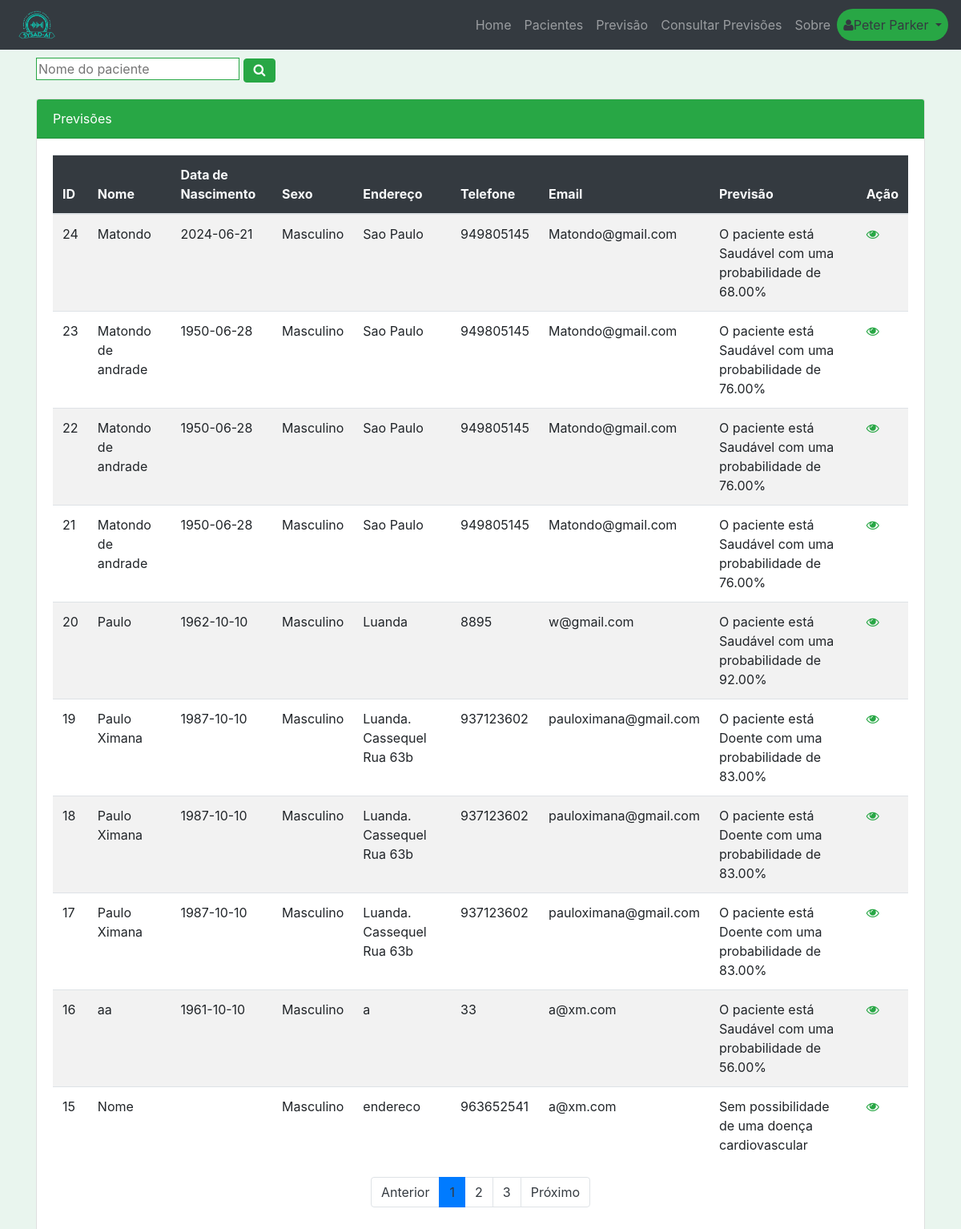
The page /consultaPaciente (signed in) on the database as committed earlier.
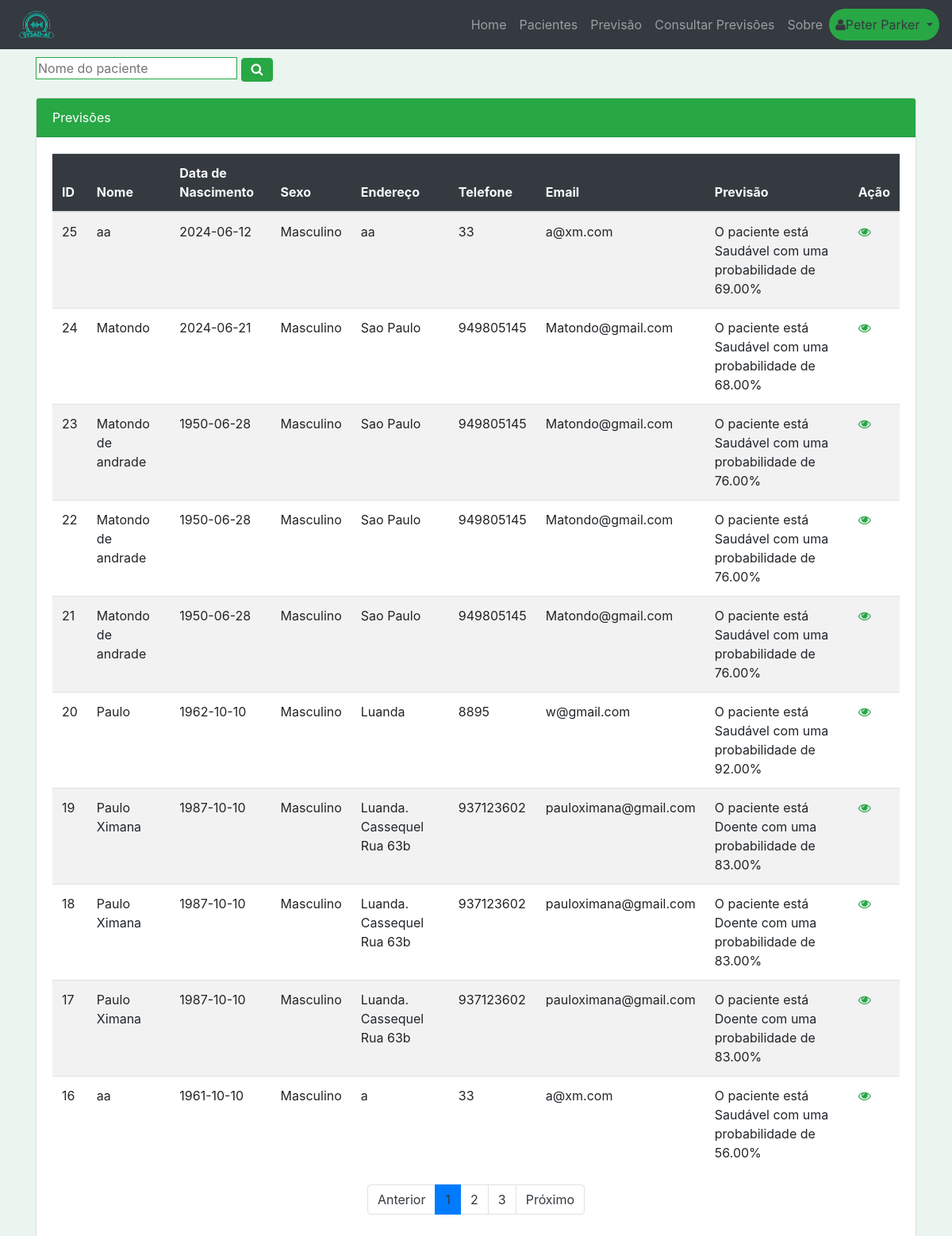
The same page on the database as committed later.
### tables this page shows
CREATE TABLE "previsao" (
	"id"	INTEGER,
	"id_paciente"	INTEGER,
	"id_profissional"	INTEGER,
	"data"	DATETIME DEFAULT CURRENT_TIMESTAMP,
	"dor_toracica"	TEXT,
	"ta"	TEXT,
	"colesterol"	INTEGER,
	"glicemia"	TEXT,
	"resultados_eletrocardiograficos"	TEXT,
	"frequencia_cardiaca"	INTEGER,
	"angina"	TEXT,
	"oldpeak"	TEXT,
	"inclinacao_st"	TEXT,
	"num_vasos_principais"	INTEGER,
	"talassemia"	TEXT,
	"previsao"	TEXT,
	FOREIGN KEY("id_profissional") REFERENCES "profissional"("id"),
	PRIMARY KEY("id" AUTOINCREMENT),
	FOREIGN KEY("id_paciente") REFERENCES "paciente"("id")
);

CREATE TABLE "paciente" (
	"id"	INTEGER,
	"nome"	TEXT NOT NULL,
	"data_nascimento"	TEXT NOT NULL,
	"sexo"	TEXT NOT NULL,
	"endereco"	TEXT,
	"telefone"	TEXT,
	"email"	TEXT NOT NULL,
	"data_cadastro"	DATETIME DEFAULT CURRENT_TIMESTAMP,
	PRIMARY KEY("id" AUTOINCREMENT)
);

### app.py (the view)
@app.route('/consultaPaciente')
def consultaPaciente():
    if 'user_id' in session:
        user_id = session['user_id']
        db = get_db()
        cursor = db.cursor()
        page = request.args.get('page', 1, type=int)
        per_page = 10  # Número de registros por página
        offset = (page - 1) * per_page
        cursor.execute('''
            SELECT paciente.*, previsao.previsao, previsao.id_profissional
            FROM paciente
            JOIN previsao ON previsao.id_paciente = paciente.id
            WHERE previsao.id_profissional = ?
            ORDER BY paciente.id DESC
            LIMIT ? OFFSET ?
        ''', (user_id, per_page, offset))
        pacientes = cursor.fetchall()
        cursor.execute('''
            SELECT COUNT(*)
            FROM paciente
            JOIN previsao ON previsao.id_paciente = paciente.id
            WHERE previsao.id_profissional = ?
        ''', (user_id,))
        total_pacientes = cursor.fetchone()[0]
        total_pages = (total_pacientes + per_page - 1) // per_page
        return render_template('consultaPaciente.html', pacientes=pacientes, page=page, total_pages=total_pages)
    return redirect(url_for('login'))

### app.py (called while the page is built)
def get_db():
    conn = sqlite3.connect(DATABASE)
    conn.row_factory = sqlite3.Row
    return conn

### templates/consultaPaciente.html (shortened to what this page needs)
{% extends "base.html" %}
{% block content %}
<form class="form" action="/pesquisar" method="post">
  <input class="border border-success" type="text" name="pesquisa" placeholder="Nome do paciente">
  <button class="fa fa-search btn btn-success" type="submit">
  </button>
</form>
<div class="card">
  <div class="card-header bg-success text-white">
    Previsões
  </div>
  <div class="card-body">
    {% if pacientes %}
    <div class="table-responsive">
      <table class="table table-striped table-hover">
        <thead class="bg-dark text-light">
          <tr>
            <th>ID</th>
            <th>Nome</th>
            <th>Data de Nascimento</th>
            <th>Sexo</th>
            <th>Endereço</th>
            <th>Telefone</th>
            <th>Email</th>
            <th>Previsão</th>
            <th>Ação</th>
          </tr>
        </thead>
        <tbody>
          {% for paciente in pacientes %}
          <tr>
            <td>{{ paciente.id }}</td>
            <td>{{ paciente.nome }}</td>
            <td>{{ paciente.data_nascimento }}</td>
            <td>{{ paciente.sexo }}</td>
            <td>{{ paciente.endereco }}</td>
            <td>{{ paciente.telefone }}</td>
            <td>{{ paciente.email }}</td>
            <td>{{ paciente.previsao }}</td>
            <td><a class="text-success" href="{{ url_for('detalhePaciente', id_paciente = paciente.id) }}">
              <i class="fa fa-eye" aria-hidden="true"></i>
              </a></td>
          </tr>
          {% endfor %}
        </tbody>
      </table>
      <nav aria-label="Page navigation">
        <ul class="pagination justify-content-center">
            <li class="page-item {% if page <= 1 %}disabled{% endif %}">
                <a class="page-link text-dark" href="{{ url_for('consultaPaciente', page=page-1) }}" tabindex="-1">Anterior</a>
            </li>
            {% for p in range(1, total_pages + 1) %}
            <li class="page-item {% if p == page %}active{% endif %}">
                <a class="page-link text-dark" href="{{ url_for('consultaPaciente', page=p) }}">{{ p }}</a>
            </li>
            {% endfor %}
            <li class="page-item {% if page >= total_pages %}disabled{% endif %}">
                <a class="page-link text-dark" href="{{ url_for('consultaPaciente', page=page+1) }}">Próximo</a>
            </li>
        </ul>
    </nav>
    </div>
    {% else %}
    <p>Sem pacientes para o seu usuário.</p>
    {% endif %}
  </div>
</div>
{% endblock %}

Rows that differ between the two databases and show on the page:
no longer on this page (row unchanged): previsao: id "15", nome "Nome", sexo "Masculino", endereco "endereco", telefone "963652541", email "a@xm.com", previsao "Sem possibilidade de uma doença cardiovascular"
added previsao: id "25", nome "aa", data_nascimento "2024-06-12", sexo "Masculino", endereco "aa", telefone "33", email "a@xm.com", previsao "O paciente está Saudável com uma probabilidade de 69.00%"
